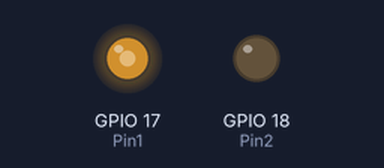
A program run on a simulated Raspberry Pi (BCM pin numbers). On the bench: output pins drawn as LEDs (lit = HIGH). What the program prints to the terminal is not drawn. At 3.0 s the program stops and its outputs stay as they are.

Above: at 0.1 s.
At 2.1 s:
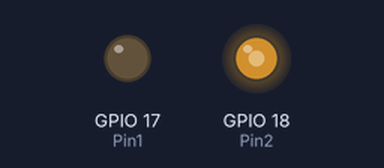
At 3.1 s:
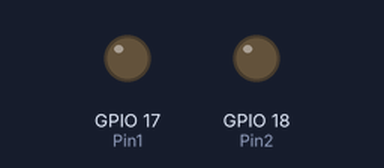
Timing chart, 0 to 4.5 s (numbered marks = the images above):
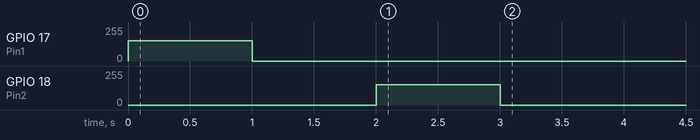

Measured:
- by itself, GPIO 17 (Pin1): 0/255 → 153/255 at 0.00 s, → 0/255 1.0 s later
- by itself, GPIO 18 (Pin2): 0/255 → 153/255 at 2.0 s, → 0/255 1.0 s later

The program:

____.py
```python
from gpiozero import PWMOutputDevice
from time import sleep

Pin1 = PWMOutputDevice(17)
Pin2 = PWMOutputDevice(18)

def 正转(速度):
    Pin1.value = 速度
    Pin2.value = 0
    print("正转")

def 反转(速度):
    Pin1.value = 0
    Pin2.value = 速度
    print("反转")

def 停止():
    Pin1.value = 0
    Pin2.value = 0
    print("停止")

if __name__ == "__main__":
    正转(0.6)
    sleep(1)

    停止()
    sleep(1)

    反转(0.6)
    sleep(1)

    停止()
```
